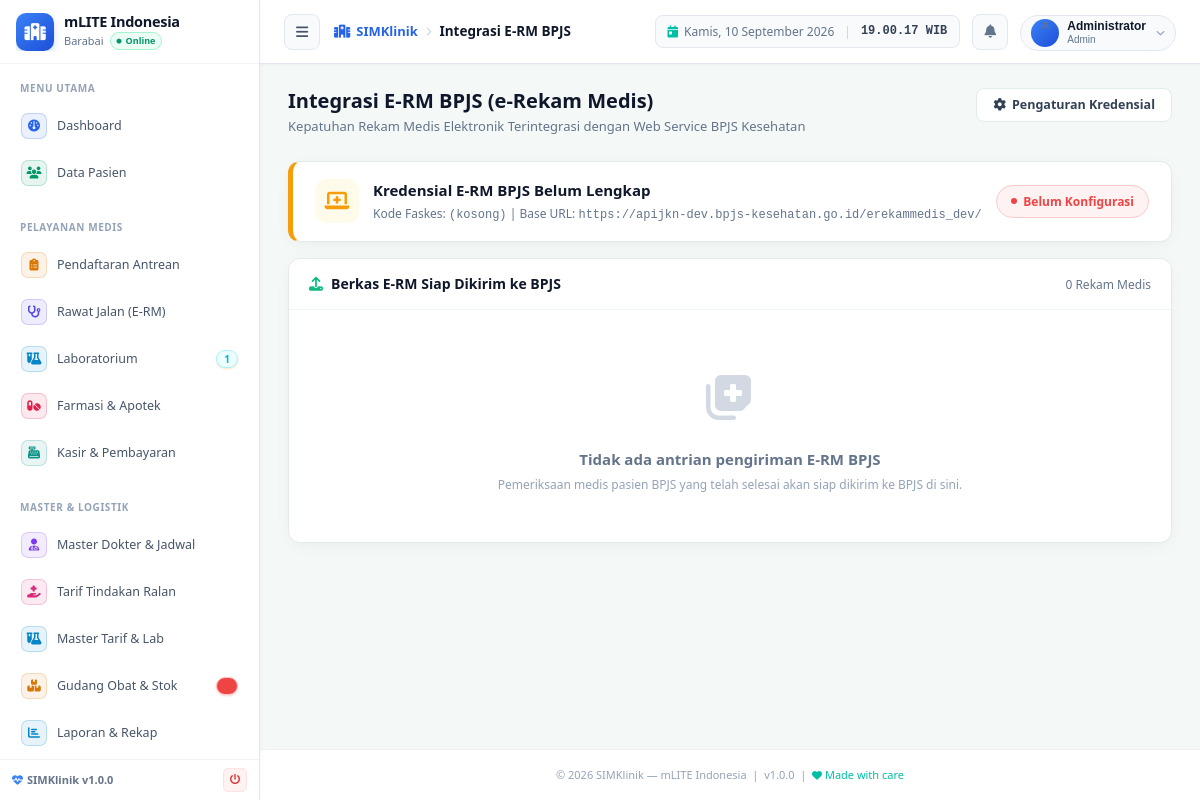
/modules/bpjs_emr/index.php (signed in), run on the app's committed database.
### tables this page shows
CREATE TABLE IF NOT EXISTS `mlite_settings` (
  `id` int NOT NULL AUTO_INCREMENT,
  `module` varchar(100) NOT NULL,
  `field` varchar(100) NOT NULL,
  `value` text NOT NULL,
  PRIMARY KEY (`id`),
  UNIQUE KEY `module` (`module`,`field`)
);

### modules/bpjs_emr/index.php (the view, shortened to what this page needs)
<?php
require_once dirname(__DIR__, 2) . '/includes/functions.php';
$consid   = ($conn->query("SELECT value FROM mlite_settings WHERE module='bpjs_emr' AND field='consid' LIMIT 1")->fetch_assoc()['value'] ?? '');
$userkey  = ($conn->query("SELECT value FROM mlite_settings WHERE module='bpjs_emr' AND field='userkey' LIMIT 1")->fetch_assoc()['value'] ?? '');
$koders   = ($conn->query("SELECT value FROM mlite_settings WHERE module='bpjs_emr' AND field='koders' LIMIT 1")->fetch_assoc()['value'] ?? '');
$baseurl  = ($conn->query("SELECT value FROM mlite_settings WHERE module='bpjs_emr' AND field='baseurl' LIMIT 1")->fetch_assoc()['value'] ?? 'https://apijkn-dev.bpjs-kesehatan.go.id/erekammedis_dev/');
$is_configured = !empty($consid) && !empty($userkey);
$emr_list = [];
include dirname(__DIR__, 2) . '/includes/header.php';
?>
<div class="page-header">
  <div>
    <h1 class="page-title">Integrasi E-RM BPJS (e-Rekam Medis)</h1>
    <p class="page-subtitle">Kepatuhan Rekam Medis Elektronik Terintegrasi dengan Web Service BPJS Kesehatan</p>
  </div>
  <div class="page-actions">
    <a href="<?= BASE_URL ?>modules/settings/index.php" class="btn btn-outline">
      <i class="fas fa-cog"></i> Pengaturan Kredensial
    </a>
  </div>
</div>
<div class="card mb-16" style="border-left:5px solid <?= $is_configured ? 'var(--success)' : 'var(--warning)' ?>;">
  <div class="card-body" style="padding:16px 22px;display:flex;align-items:center;justify-content:space-between;flex-wrap:wrap;gap:12px;">
    <div style="display:flex;align-items:center;gap:14px;">
      <div style="width:44px;height:44px;background:<?= $is_configured ? 'var(--success-bg)' : 'var(--warning-bg)' ?>;border-radius:12px;display:flex;align-items:center;justify-content:center;color:<?= $is_configured ? 'var(--success)' : 'var(--warning)' ?>;font-size:20px;">
        <i class="fas fa-laptop-medical"></i>
      </div>
      <div>
        <div style="font-size:15px;font-weight:700;color:var(--gray-900);">
          <?= $is_configured ? 'Service e-Rekam Medis BPJS Siap Terhubung' : 'Kredensial E-RM BPJS Belum Lengkap' ?>
        </div>
        <div style="font-size:12px;color:var(--gray-500);margin-top:2px;">
          Kode Faskes: <code><?= htmlspecialchars($koders ?: '(kosong)') ?></code> | Base URL: <code><?= htmlspecialchars($baseurl) ?></code>
        </div>
      </div>
    </div>
    <span class="integration-badge <?= $is_configured ? 'connected' : 'disconnected' ?>" style="font-size:12px;padding:6px 14px;">
      <span class="dot"></span><?= $is_configured ? 'E-RM Ready' : 'Belum Konfigurasi' ?>
    </span>
  </div>
</div>
<div class="card">
  <div class="card-header">
    <div class="card-title"><i class="fas fa-upload text-success"></i> Berkas E-RM Siap Dikirim ke BPJS</div>
    <span style="font-size:12px;color:var(--gray-500);"><?= count($emr_list) ?> Rekam Medis</span>
  </div>
  <div class="card-body" style="padding:0;">
    <?php if (empty($emr_list)): ?>
      <div class="empty-state">
        <div class="empty-state-icon"><i class="fas fa-notes-medical"></i></div>
        <div class="empty-state-title">Tidak ada antrian pengiriman E-RM BPJS</div>
        <div class="empty-state-desc">Pemeriksaan medis pasien BPJS yang telah selesai akan siap dikirim ke BPJS di sini.</div>
      </div>
    <?php endif; ?>
  </div>
</div>
<?php include dirname(__DIR__, 2) . '/includes/footer.php'; ?>

### assets/css/style.css (style rules this page uses)
:root { --primary-50: #e6f7f3; --primary-100: #ccfbf1; --primary-200: #99f6e4; --primary-500: #14b8a6; --primary-600: #00bfa5; --primary-700: #0f766e; --primary-800: #115e59; --magenta-500: #e91e63; --magenta-600: #d81b60; --magenta-bg: #fdf2f8; --success: #10b981; --success-bg: #ecfdf5; --warning: #f59e0b; --warning-bg: #fffbeb; --danger: #ef4444; --danger-bg: #fef2f2; --info: #06b6d4; --info-bg: #ecfeff; --gray-50: #f4f8f7; --gray-100: #eef3f2; --gray-200: #e2ece9; --gray-300: #cbd5e1; --gray-400: #94a3b8; --gray-500: #64748b; --gray-600: #475569; --gray-700: #334155; --gray-800: #1e293b; --gray-900: #0f172a; --sidebar-w: 260px; --sidebar-w-collapsed: 72px; --header-h: 64px; --border-radius: 12px; --border-radius-sm: 8px; --border-radius-lg: 16px; --shadow-sm: 0 1px 3px 0 rgba(15, 23, 42, 0.04); --shadow: 0 3px 8px -1px rgba(15, 23, 42, 0.06); --shadow-md: 0 6px 16px -2px rgba(15, 23, 42, 0.06); --shadow-lg: 0 12px 24px -4px rgba(15, 23, 42, 0.08); --transition: all 0.18s cubic-bezier(0.4, 0, 0.2, 1); }
*, *::before, *::after { box-sizing: border-box; margin: 0; padding: 0; }
html { font-size: 14px; scroll-behavior: smooth; }
body { font-family: 'Segoe UI', -apple-system, BlinkMacSystemFont, Roboto, 'Helvetica Neue', sans-serif; background: #f1f6f5; color: var(--gray-800); line-height: 1.6; min-height: 100vh; }
a { color: var(--primary-700); text-decoration: none; transition: var(--transition); }
.page-header { display: flex; align-items: flex-start; justify-content: space-between; gap: 16px; margin-bottom: 24px; }
.page-title { font-size: 20px; font-weight: 700; color: var(--gray-900); line-height: 1.3; }
.page-subtitle { font-size: 13px; color: var(--gray-500); margin-top: 2px; }
.page-actions { display: flex; align-items: center; gap: 8px; flex-shrink: 0; }
.card { background: #ffffff; border: 1px solid #e2ece9; border-radius: var(--border-radius); box-shadow: 0 4px 20px -2px rgba(15, 23, 42, 0.04), 0 2px 6px -1px rgba(0, 0, 0, 0.02); transition: box-shadow 0.2s ease, transform 0.2s ease; }
.card-header { display: flex; align-items: center; justify-content: space-between; padding: 14px 20px; border-bottom: 1px solid #edf4f2; gap: 12px; background: #ffffff; border-radius: var(--border-radius) var(--border-radius) 0 0; }
.card-title { font-size: 14px; font-weight: 700; color: #0f172a; display: flex; align-items: center; gap: 8px; }
.card-title i { color: var(--primary-600); font-size: 14px; }
.card-body { padding: 20px; }
.btn { display: inline-flex; align-items: center; gap: 6px; padding: 7px 16px; border-radius: var(--border-radius-sm); font-size: 12.5px; font-weight: 600; font-family: inherit; border: 1px solid transparent; cursor: pointer; transition: var(--transition); white-space: nowrap; text-decoration: none; line-height: 1.4; }
.btn-outline { background: #ffffff; color: var(--gray-700); border-color: var(--gray-200); }
.empty-state { text-align: center; padding: 48px 24px; color: var(--gray-400); }
.empty-state-icon { font-size: 48px; margin-bottom: 12px; opacity: 0.4; }
.empty-state-title { font-size: 15px; font-weight: 600; color: var(--gray-500); margin-bottom: 4px; }
.empty-state-desc { font-size: 12px; }
.text-success { color: var(--success) !important; }
.mb-16 { margin-bottom: 16px; }
.integration-badge { display: inline-flex; align-items: center; gap: 6px; padding: 4px 10px; border-radius: 99px; font-size: 11px; font-weight: 600; border: 1px solid; }
.integration-badge.disconnected { background: var(--danger-bg); border-color: #fecaca; color: var(--danger); }
.integration-badge .dot { width: 6px; height: 6px; border-radius: 50%; background: currentColor; }

### data on the page
mlite_settings: value "(kosong)"
mlite_settings: value "https://apijkn-dev.bpjs-kesehatan.go.id/erekammedis_dev/"

### other printed values
INSTANSI_NAMA "mLITE Indonesia"
INSTANSI_KOTA "Barabai"
$sec['title'] "MENU UTAMA"
$item['label'] "Dashboard"
$item['label'] "Data Pasien"
$sec['title'] "PELAYANAN MEDIS"
$item['label'] "Pendaftaran Antrean"
$item['label'] "Rawat Jalan (E-RM)"
$item['label'] "Laboratorium"
$item['badge'] "1"
$item['label'] "Farmasi & Apotek"
$item['label'] "Kasir & Pembayaran"
$sec['title'] "MASTER & LOGISTIK"
$item['label'] "Master Dokter & Jadwal"
$item['label'] "Tarif Tindakan Ralan"
